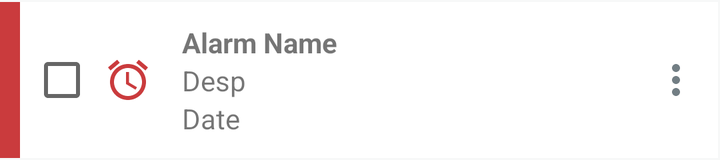
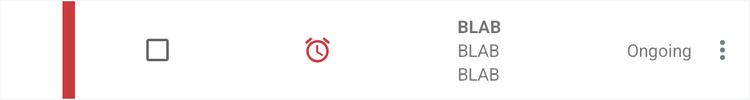

Compare how this app lays out the same screen by default and in its alternative resource folder. The renders come first, then the two layout files and the values they reference.
<!-- AndroidManifest.xml: application theme AppTheme -->
<!-- res/layout/alert_item_layout.xml -->
<?xml version="1.0" encoding="utf-8"?>
<android.support.constraint.ConstraintLayout xmlns:android="http://schemas.android.com/apk/res/android"
    android:layout_width="match_parent"
    android:layout_height="80dp"
    xmlns:app="http://schemas.android.com/apk/res-auto"
    android:background="@drawable/border">

    <ImageView
        android:id="@+id/alertSetColor"
        android:layout_width="10dp"
        android:layout_height="match_parent"
        app:layout_constraintLeft_toLeftOf="parent"
        android:background="#CA3B3D"
        android:layout_marginBottom="1dp"
        android:layout_marginTop="1dp"/>

    <android.support.v7.widget.AppCompatCheckBox
        android:id="@+id/alertSelectedCB"
        android:layout_width="wrap_content"
        android:layout_height="wrap_content"
        app:layout_constraintLeft_toRightOf="@id/alertSetColor"
        app:layout_constraintTop_toTopOf="parent"
        app:layout_constraintBottom_toBottomOf="parent"
        android:text=""
        android:layout_marginStart="5dp"
        android:layout_marginLeft="5dp"/>

    <ImageView
        android:id="@+id/alarmIcon"
        android:layout_width="wrap_content"
        android:layout_height="wrap_content"
        android:src="@drawable/ic_alarm_black_24dp"
        app:layout_constraintLeft_toRightOf="@+id/alertSelectedCB"
        app:layout_constraintTop_toTopOf="parent"
        app:layout_constraintBottom_toBottomOf="parent"
        android:layout_marginStart="5dp"
        android:layout_marginLeft="10dp"/>

    <LinearLayout
        android:layout_width="0dp"
        android:layout_height="wrap_content"
        app:layout_constraintTop_toTopOf="parent"
        app:layout_constraintBottom_toBottomOf="parent"
        app:layout_constraintLeft_toRightOf="@id/alarmIcon"
        android:orientation="vertical"
        android:layout_marginStart="15dp"
        android:layout_marginLeft="15dp"
        app:layout_constraintRight_toLeftOf="@+id/threeBotsIB">

        <TextView
            android:id="@+id/alertNameTV"
            android:layout_width="wrap_content"
            android:layout_height="wrap_content"
            android:textStyle="bold"
            android:text="Alarm Name"
            />

        <TextView
            android:id="@+id/alertDescTV"
            android:layout_width="wrap_content"
            android:layout_height="wrap_content"
            android:text="Desp"
            />

        <TextView
            android:id="@+id/alertDateTV"
            android:layout_width="wrap_content"
            android:layout_height="wrap_content"
            android:text="Date"
            />
    </LinearLayout>

    <ImageView
        android:id="@+id/alertThreeDotsIB"
        android:layout_width="wrap_content"
        android:layout_height="wrap_content"
        android:layout_marginRight="10dp"
        android:layout_marginEnd="10dp"
        android:src="@drawable/ic_more_vert_black_24dp"
        app:layout_constraintBottom_toBottomOf="parent"
        app:layout_constraintRight_toRightOf="parent"
        app:layout_constraintTop_toTopOf="parent"/>
</android.support.constraint.ConstraintLayout>
<!-- resources referenced by this layout -->
<resources>
  <!-- drawable border (drawable) -->
  <?xml version="1.0" encoding="utf-8"?>
  <layer-list xmlns:android="http://schemas.android.com/apk/res/android">
      <item>
          <shape android:shape="rectangle">
              <solid android:color="#F7F8F8" />
          </shape>
      </item>
      <item android:left="1dp" android:right="1dp"  android:top="1dp" android:bottom="1dp">
          <shape android:shape="rectangle">
              <solid android:color="#FFFFFF" />
          </shape>
      </item>
  </layer-list>
  <!-- drawable ic_alarm_black_24dp (drawable) -->
  <vector xmlns:android="http://schemas.android.com/apk/res/android"
          android:width="24dp"
          android:height="24dp"
          android:viewportWidth="24.0"
          android:viewportHeight="24.0">
      <path
          android:fillColor="#CA3B3D"
          android:pathData="M22,5.72l-4.6,-3.86 -1.29,1.53 4.6,3.86L22,5.72zM7.88,3.39L6.6,1.86 2,5.71l1.29,1.53 4.59,-3.85zM12.5,8L11,8v6l4.75,2.85 0.75,-1.23 -4,-2.37L12.5,8zM12,4c-4.97,0 -9,4.03 -9,9s4.02,9 9,9c4.97,0 9,-4.03 9,-9s-4.03,-9 -9,-9zM12,20c-3.87,0 -7,-3.13 -7,-7s3.13,-7 7,-7 7,3.13 7,7 -3.13,7 -7,7z"/>
  </vector>
  <!-- drawable ic_more_vert_black_24dp (drawable) -->
  <vector xmlns:android="http://schemas.android.com/apk/res/android"
          android:width="24dp"
          android:height="24dp"
          android:viewportWidth="24.0"
          android:viewportHeight="24.0">
      <path
          android:fillColor="#727E84"
          android:pathData="M12,8c1.1,0 2,-0.9 2,-2s-0.9,-2 -2,-2 -2,0.9 -2,2 0.9,2 2,2zM12,10c-1.1,0 -2,0.9 -2,2s0.9,2 2,2 2,-0.9 2,-2 -0.9,-2 -2,-2zM12,16c-1.1,0 -2,0.9 -2,2s0.9,2 2,2 2,-0.9 2,-2 -0.9,-2 -2,-2z"/>
  </vector>
  <style name="AppTheme" parent="Theme.AppCompat.Light">
          
          <item name="colorPrimary">@color/colorPrimary</item>
          <item name="colorPrimaryDark">@color/colorPrimaryDark</item>
          <item name="colorAccent">@color/colorAccent</item>
          <item name="windowNoTitle">true</item>
          <item name="windowActionBar">true</item>
      </style>
</resources>
<!-- res/layout-sw600dp/alert_item_layout.xml (the repository's variant of the layout above) -->
<!-- drawn on a 7-inch tablet held upright -->
<?xml version="1.0" encoding="utf-8"?>
<android.support.constraint.ConstraintLayout xmlns:android="http://schemas.android.com/apk/res/android"
    android:layout_width="match_parent"
    android:layout_height="80dp"
    xmlns:app="http://schemas.android.com/apk/res-auto"
    android:background="@drawable/border">

    <ImageView
        android:id="@+id/alertSetColor"
        android:layout_width="10dp"
        android:layout_height="match_parent"
        app:layout_constraintLeft_toLeftOf="parent"
        app:layout_constraintRight_toLeftOf="@id/alertSelectedCB"
        android:background="#CA3B3D"
        android:layout_marginBottom="1dp"
        android:layout_marginTop="1dp"
        android:layout_marginStart="50dp"
        />

    <android.support.v7.widget.AppCompatCheckBox
        android:id="@+id/alertSelectedCB"
        android:layout_width="wrap_content"
        android:layout_height="wrap_content"
        android:text=""
        android:layout_marginStart="50dp"
        app:layout_constraintBottom_toBottomOf="parent"
        app:layout_constraintLeft_toRightOf="@id/alertSetColor"
        app:layout_constraintRight_toLeftOf="@id/alarmIcon"
        app:layout_constraintTop_toTopOf="parent" />

    <ImageView
        android:id="@+id/alarmIcon"
        android:layout_width="wrap_content"
        android:layout_height="wrap_content"
        android:src="@drawable/ic_alarm_black_24dp"
        app:layout_constraintLeft_toRightOf="@+id/alertSelectedCB"
        app:layout_constraintRight_toLeftOf="@id/alertItemDescLL"
        app:layout_constraintTop_toTopOf="parent"
        app:layout_constraintBottom_toBottomOf="parent"
        android:layout_marginStart="100dp"
        android:contentDescription="@string/image_view_desc"/>

    <LinearLayout
        android:id="@+id/alertItemDescLL"
        android:layout_width="wrap_content"
        android:layout_height="wrap_content"
        app:layout_constraintTop_toTopOf="parent"
        app:layout_constraintBottom_toBottomOf="parent"
        app:layout_constraintLeft_toRightOf="@id/alarmIcon"
        android:orientation="vertical"
        android:layout_marginStart="100dp"
        app:layout_constraintRight_toLeftOf="@+id/desktopAlertItemStatus">

        <TextView
            android:id="@+id/alertNameTV"
            android:layout_width="wrap_content"
            android:layout_height="wrap_content"
            android:textStyle="bold"
            android:text="BLAB"
            />

        <TextView
            android:id="@+id/alertDescTV"
            android:layout_width="wrap_content"
            android:layout_height="wrap_content"
            android:text="BLAB"
            />

        <TextView
            android:id="@+id/alertDateTV"
            android:layout_width="wrap_content"
            android:layout_height="wrap_content"
            android:text="BLAB"
            />
    </LinearLayout>

    <TextView
        android:id="@+id/desktopAlertItemStatus"
        android:layout_width="wrap_content"
        android:layout_height="wrap_content"
        app:layout_constraintTop_toTopOf="parent"
        android:layout_marginStart="100dp"
        app:layout_constraintBottom_toBottomOf="parent"
        android:text="@string/desktop_alert_item_status"
        app:layout_constraintLeft_toRightOf="@+id/alertItemDescLL"
        app:layout_constraintRight_toLeftOf="@+id/desktopAlertItemDeliverable"/>

    <TextView
        android:id="@+id/desktopAlertItemDeliverable"
        android:layout_width="wrap_content"
        android:layout_height="wrap_content"
        app:layout_constraintTop_toTopOf="parent"
        app:layout_constraintBottom_toBottomOf="parent"
        android:layout_marginStart="100dp"
        android:text="@string/desktop_alert_item_delivery"
        app:layout_constraintLeft_toRightOf="@+id/desktopAlertItemStatus"
        app:layout_constraintRight_toLeftOf="@+id/desktopAlertItemDeliverableDup"/>

    <TextView
        android:id="@+id/desktopAlertItemDeliverableDup"
        android:layout_width="wrap_content"
        android:layout_height="wrap_content"
        app:layout_constraintTop_toTopOf="parent"
        android:layout_marginStart="100dp"
        app:layout_constraintBottom_toBottomOf="parent"
        android:text="@string/desktop_alert_item_delivery"
        app:layout_constraintLeft_toRightOf="@+id/desktopAlertItemDeliverable"/>

    <ImageView
        android:contentDescription="@string/image_view_desc"
        android:id="@+id/alertThreeDotsIB"
        android:layout_width="wrap_content"
        android:layout_height="wrap_content"
        android:layout_marginEnd="10dp"
        android:src="@drawable/ic_more_vert_black_24dp"
        app:layout_constraintBottom_toBottomOf="parent"
        app:layout_constraintRight_toRightOf="parent"
        app:layout_constraintTop_toTopOf="parent"/>
</android.support.constraint.ConstraintLayout>
<!-- resources referenced by the variant -->
<!-- as a 7-inch tablet held upright resolves them -->
<resources>
  <!-- drawable border (drawable) -->
  <?xml version="1.0" encoding="utf-8"?>
  <layer-list xmlns:android="http://schemas.android.com/apk/res/android">
      <item>
          <shape android:shape="rectangle">
              <solid android:color="#F7F8F8" />
          </shape>
      </item>
      <item android:left="1dp" android:right="1dp"  android:top="1dp" android:bottom="1dp">
          <shape android:shape="rectangle">
              <solid android:color="#FFFFFF" />
          </shape>
      </item>
  </layer-list>
  <!-- drawable ic_alarm_black_24dp (drawable) -->
  <vector xmlns:android="http://schemas.android.com/apk/res/android"
          android:width="24dp"
          android:height="24dp"
          android:viewportWidth="24.0"
          android:viewportHeight="24.0">
      <path
          android:fillColor="#CA3B3D"
          android:pathData="M22,5.72l-4.6,-3.86 -1.29,1.53 4.6,3.86L22,5.72zM7.88,3.39L6.6,1.86 2,5.71l1.29,1.53 4.59,-3.85zM12.5,8L11,8v6l4.75,2.85 0.75,-1.23 -4,-2.37L12.5,8zM12,4c-4.97,0 -9,4.03 -9,9s4.02,9 9,9c4.97,0 9,-4.03 9,-9s-4.03,-9 -9,-9zM12,20c-3.87,0 -7,-3.13 -7,-7s3.13,-7 7,-7 7,3.13 7,7 -3.13,7 -7,7z"/>
  </vector>
  <!-- drawable ic_more_vert_black_24dp (drawable) -->
  <vector xmlns:android="http://schemas.android.com/apk/res/android"
          android:width="24dp"
          android:height="24dp"
          android:viewportWidth="24.0"
          android:viewportHeight="24.0">
      <path
          android:fillColor="#727E84"
          android:pathData="M12,8c1.1,0 2,-0.9 2,-2s-0.9,-2 -2,-2 -2,0.9 -2,2 0.9,2 2,2zM12,10c-1.1,0 -2,0.9 -2,2s0.9,2 2,2 2,-0.9 2,-2 -0.9,-2 -2,-2zM12,16c-1.1,0 -2,0.9 -2,2s0.9,2 2,2 2,-0.9 2,-2 -0.9,-2 -2,-2z"/>
  </vector>
  <string name="desktop_alert_item_delivery">4135243</string>
  <string name="desktop_alert_item_status">Ongoing</string>
  <string name="image_view_desc">Image</string>
  <style name="AppTheme" parent="Theme.AppCompat.Light">
          
          <item name="colorPrimary">@color/colorPrimary</item>
          <item name="colorPrimaryDark">@color/colorPrimaryDark</item>
          <item name="colorAccent">@color/colorAccent</item>
          <item name="windowNoTitle">true</item>
          <item name="windowActionBar">true</item>
      </style>
</resources>
